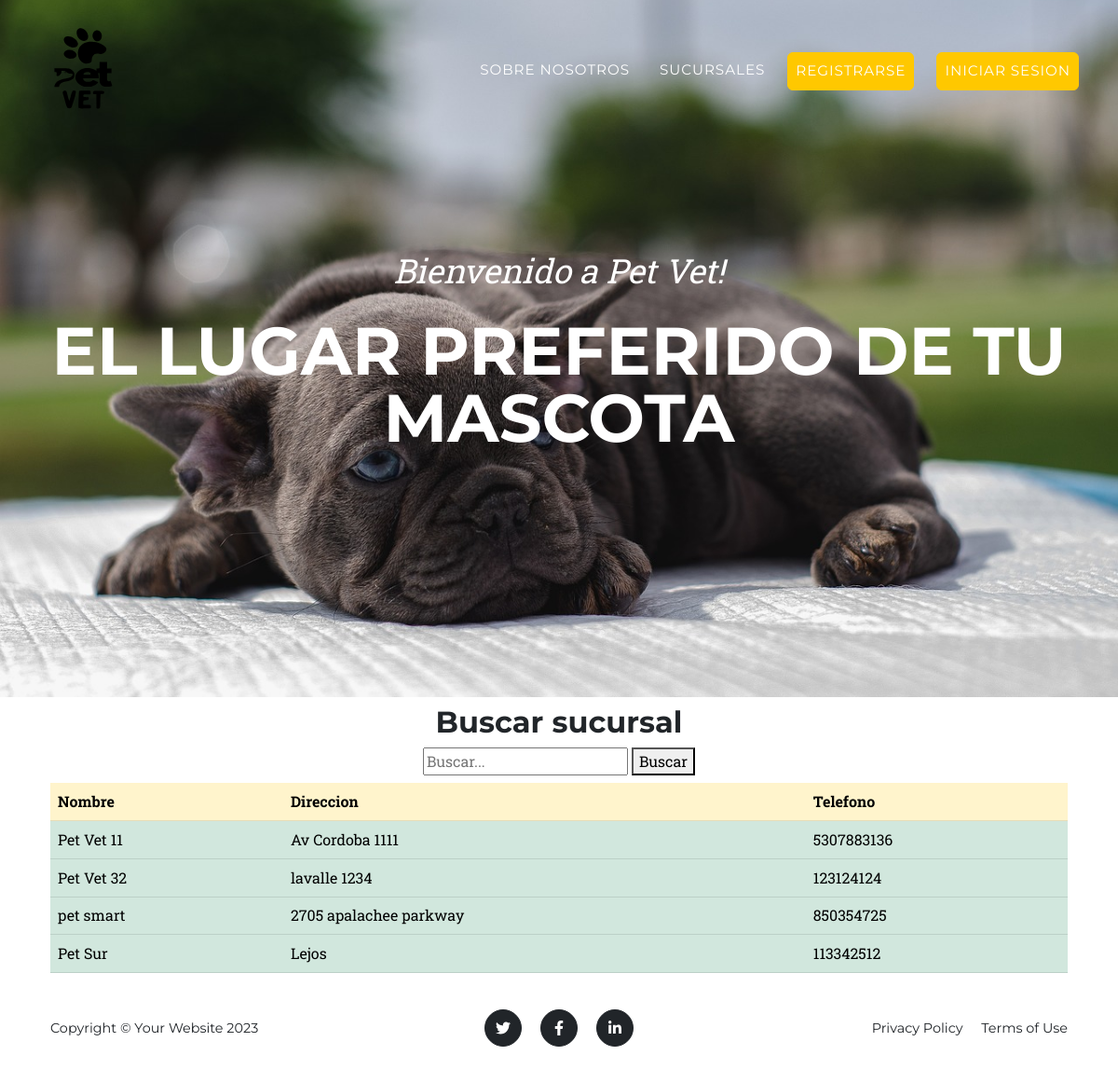
Screenshot of /sucursal/ with the database file from the repository.
### app_vete/models.py (models this page shows, shortened)
class Sucursal(models.Model):
    nombre = models.CharField(max_length=100)
    direccion = models.CharField(max_length=255)
    telefono = models.CharField(max_length=20)

### app_vete/views.py (the view)
# urls.py: path('sucursal/', views.sucursal, name = "sucursal"),
def sucursal(request):
    query = request.GET.get('q')
    if query:
        sucursales = Sucursal.objects.filter(Q(nombre__icontains=query) | Q(direccion__icontains=query) | Q(telefono__icontains=query))
    else:
        sucursales = Sucursal.objects.all()
    return render(request,"app_vete/sucursal.html", {"sucursales": sucursales})

### app_vete/templates/app_vete/sucursal.html (shortened to what this page needs)
{% extends "app_vete/base.html" %}
{% load static %}
{% block content %}
<div class ="container">
  <h2 class="text-center mt-2" id="sucursal">Buscar sucursal</h2>
  <div class="d-flex flex-column align-items-center mb-2">
      <form action="" method="GET">
          <input type="text" name="q" placeholder="Buscar..." required>
          <button type="submit">Buscar</button>
      </form>
  </div>
<div class ="container">
    <table class="table">
        <thead>
          <tr table class="table-primary">
            <th scope="col">Nombre</th>
            <th scope="col">Direccion</th>
            <th scope="col">Telefono</th>
          </tr>
        </thead>
        <tbody>
            {% for sucursales in sucursales %}
          <tr table class="table-success">
            <td>{{ sucursales.nombre }}</td>
            <td>{{ sucursales.direccion }}</td>
            <td>{{ sucursales.telefono }}</td>
          </tr>
          <tr>
            {% endfor %}
        </tbody>
      </table>
</div>
{% endblock %}

### rows the page displays
Sucursal: nombre "Pet Vet 11", direccion "Av Cordoba 1111", telefono "5307883136"
Sucursal: nombre "Pet Vet 32", direccion "lavalle 1234", telefono "123124124"
Sucursal: nombre "pet smart", direccion "2705 apalachee parkway", telefono "850354725"
Sucursal: nombre "Pet Sur", direccion "Lejos", telefono "113342512"
